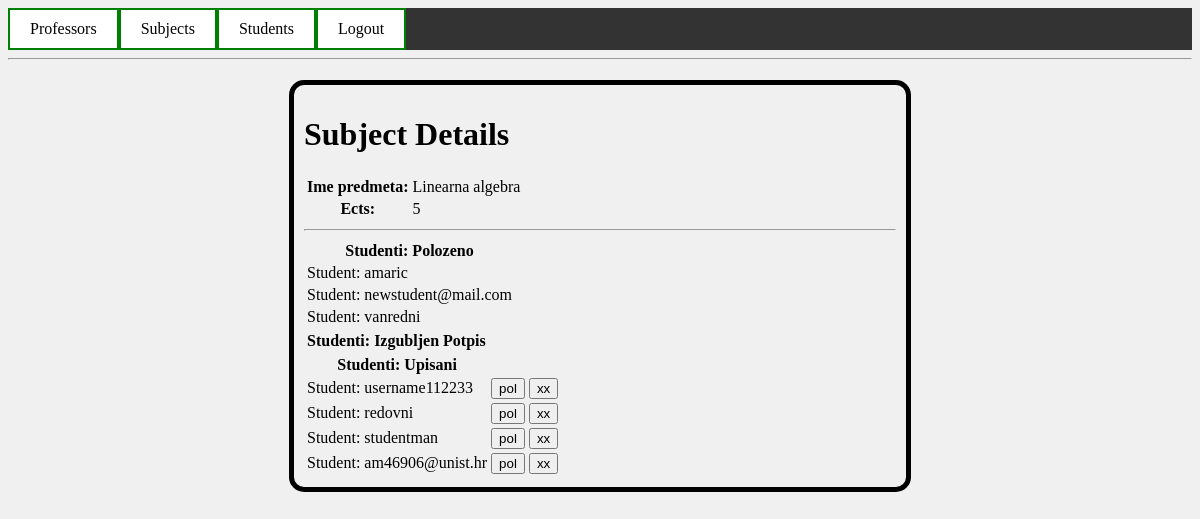
/opredmetu/1 (signed in), run on the app's committed database.
### project/models.py (models this page shows, shortened)
class Predmeti(models.Model):
    IZBORNI = (('DA', 'da'), ('NE', 'ne'))
    name = models.CharField(max_length=50)
    kod = models.CharField(max_length=50)
    program = models.CharField(max_length=50)
    ects = models.IntegerField(validators=[MinValueValidator(1),MaxValueValidator(6)])
    sem_red = models.IntegerField(validators=[MinValueValidator(1),MaxValueValidator(6)])
    sem_izv = models.IntegerField(validators=[MinValueValidator(1),MaxValueValidator(8)])
    izborni = models.CharField(max_length=50, choices=IZBORNI)
    nositelj = models.ForeignKey(Korisnik, on_delete=models.CASCADE, blank=True, null=True)

class Upisi(models.Model):
    status = models.CharField(max_length=64)
    korisnik = models.ForeignKey(Korisnik, on_delete=models.CASCADE, blank=True, null=True)
    predmet = models.ForeignKey(Predmeti, on_delete=models.CASCADE, blank=True, null=True)

class Korisnik(AbstractUser):
    ROLES = (('admn','admin'),('prof', 'profesor'), ('stu', 'student'))
    STATUS = (('none', 'None'), ('izv', 'izvanredni student'), ('red', 'redovni student'))
    role = models.CharField(max_length=50, choices=ROLES)
    status = models.CharField(max_length=50, choices=STATUS)

### project/views.py (the view, shortened to what this page needs)
# urls.py: path('opredmetu/<int:subjectId>', views.subject_details, name='subjectDetails'),
def subject_details(request,subjectId):
    subject = Predmeti.objects.get(pk=subjectId)
    upisi = Upisi.objects.all().filter(predmet=subjectId)
    upisaniStudenti = Upisi.objects.all().filter(predmet=subject, status='upisan')
    return render(request,'subjectDetails.html', {'subject':subject,"upisi":upisi})

### project/templates/subjectDetails.html (shortened to what this page needs)
{% extends 'baseprofessorpage.html' %}
{% block content %}
{%if user.is_authenticated and user.role == "prof" or user.role == "admn" %}
<hr>
<div class="center">
    <h1>Subject Details</h1>
    <table >
        <tr>
        <th>Ime predmeta:</th>
        <td> {{subject.name}}</td>
        </tr>
        <tr>
            <th>Ects:</th>
            <td>{{subject.ects}}</td>
        </tr>
    </table>
<hr>
    <table>
        <th>Studenti: Polozeno</th>
        {% for u in upisi%}
            {% if u.predmet.name == subject.name and u.status == "polozen" %}
            <tr><td>Student: {{u.korisnik.username}}</td></tr>
            {%endif%}
        {%endfor%}
    </table>
    <table>
        <th>Studenti: Izgubljen Potpis</th>
    </table>
    <form method="post">
    <table>
        <th>Studenti: Upisani</th>
        {% for u in upisi%}
            {% if u.predmet.name == subject.name and u.status == "upisan" %}
            <tr>
                <td>Student: {{u.korisnik.username}}</td>
                <td><input type="submit" value="pol" name="{{u.korisnik.username}}" ></td>
                <td><input type="submit" id="{{u.korisnik.username}}" value="xx" name="{{u.korisnik.username}}" ></td>
            </tr>
            {%endif%}
        {%endfor%}
    </table>
    </form>
</div>
{%else%}
    <p>Premission Denied. Click <a href="{%url "home"%}">here</a> to go back</p>
{%endif%}
{% endblock %}

### project/templates/baseprofessorpage.html (style rules this page uses)
body { background-color: rgb(240, 240, 240) }
.center { border: 5px solid; border-radius: 15px; margin: auto; width: 50%; padding: 10px; margin-top: 20px; }

### data on the page
Predmeti: name "Linearna algebra", ects "5"
Upisi: korisnik.username "amaric"
Upisi: korisnik.username "newstudent@mail.com"
Upisi: korisnik.username "vanredni"
Upisi: korisnik.username "username112233"
Upisi: korisnik.username "redovni"
Upisi: korisnik.username "studentman"
Upisi: korisnik.username "am46906@unist.hr"
